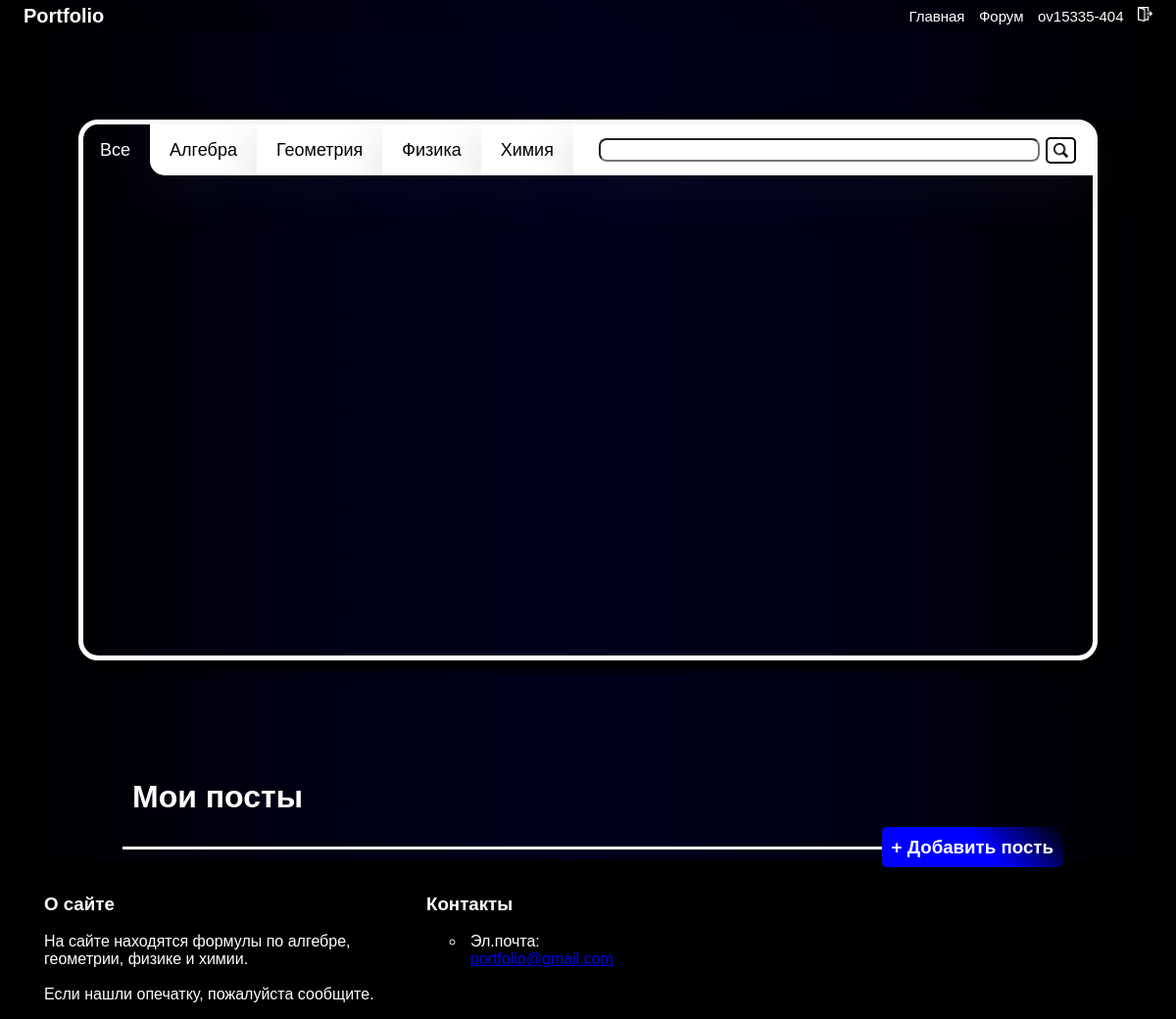
Before: /personal_area (signed in) with the older database file.
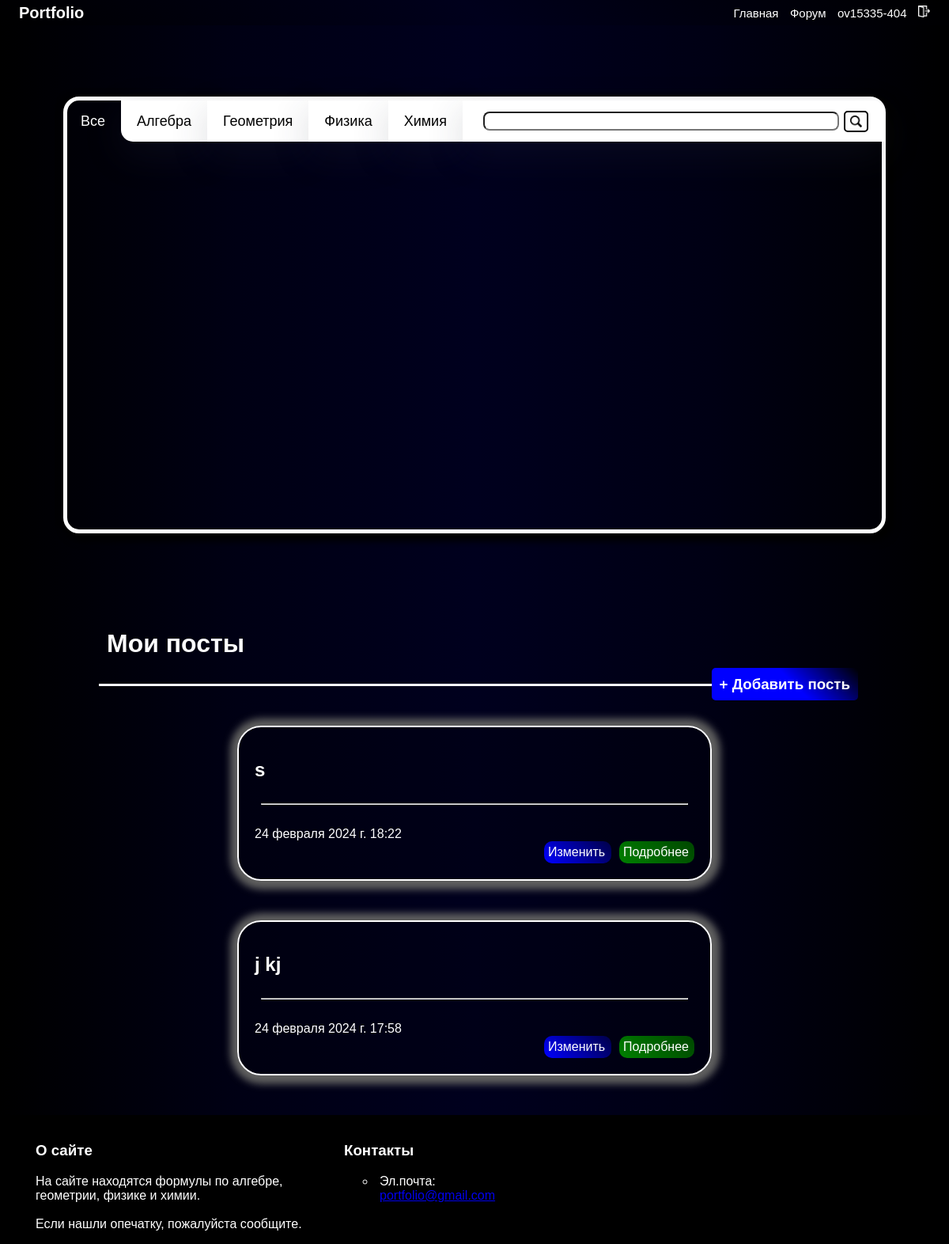
After: the same page with the newer database file.
### news/models.py (models this page shows, shortened)
class Post(models.Model):
    name = models.CharField('Название статьи', max_length = 200)
    content = models.TextField('Содержимое')
    date = models.DateTimeField('Дата', auto_now_add = True)
    author = models.CharField('Автор', max_length = 25)

### main/views.py (the view)
# urls.py: path('personal_area', views.personal_area, name = 'personal_area'),
def personal_area(request):
    post = Post.objects.order_by('-date')
    formula = Formula.objects.order_by().filter(users=request.user)
    return render(request, 'main/index_2.html', {'formula':formula, 'post': post})

### main/templates/main/index_2.html (shortened to what this page needs)
{% extends 'main/layout.html' %}
{% load static %}
{% block css %}
    <link rel="stylesheet" href="{% static 'main/styles/css_2.css' %}">
{% endblock %}
{% block body %}
<div id="less">
    <div id="block_8">
        <ul id="block_9">
            <li><button onclick="alll()" class="unit_1 first_1" id="all">Все</button></li>
            <li><button onclick="algebra()" class="unit_1" id="algebra">Алгебра</button></li>
            <li><button onclick="geometry()" class="unit_1" id="geometry">Геометрия</button></li>
            <li><button onclick="physics()" class="unit_1" id="physics">Физика</button></li>
            <li><button onclick="chemrstry()" class="unit_1" id="chemrstry">Химия</button></li>
            <li>
                <div id="search_block" class="unit_1 last_1">
                    <button onclick="search()" id="search">
                        <form id="searchForm">
                            <input id="pole" type="search">
                            <button id="search_2" type="button" onclick="find()"><img id="srh" src="static/main/images/search.png" alt=""></button>
                        </form>
                    </button>
                </div>
            </li>
        </ul>
    </div>
    <div id="gran">
    </div>
    <div id="gran">
    </div>
</div>
<div id="block_2">
    <div id="ins">
        <h1>Мои посты</h1>
    </div>
    <h3 id="btt"><a href="{% url 'add_post' %}">+ Добавить пость</a></h3>
</div>
{% for item in post %}
    {% if item.author == user.username %}
        <div class="post">
            <h2>{{ item.name }}</h2>
            <hr>
            <div id="information">
                {{ item.date }}
                <div>
                    <a href="{% url 'post' item.id %}" class="detailes">Подробнее</a>
                    <a href="{% url 'update' item.id %}" class="update">Изменить</a>
                </div>
            </div>
        </div>
    {% endif %}
{% endfor %}
{% endblock %}

Changed rows visible on the page:
added Post: name "s", date "24 февраля 2024 г. 18:22"
added Post: name "j kj", date "24 февраля 2024 г. 17:58"
